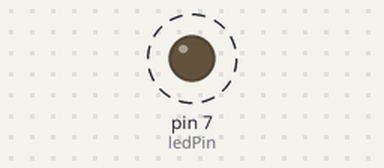
A sketch run on a simulated Arduino Uno, built with avr-gcc and run on an emulated ATmega328P. Parts: output pins drawn as LEDs (lit = HIGH). Dashed ring = blinking. What the sketch prints to the serial monitor is not drawn.

Above: at 0.1 s.
Timing chart, 0 to 3.0 s (numbered marks = the images above):
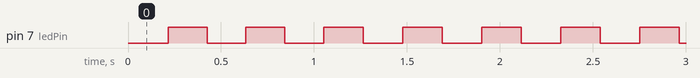

Measured:
- by itself, pin 7 (ledPin): alternates HIGH for 0.20 s and LOW for 0.20 s

The sketch:

tone_generation1.ino
```cpp
int melody[] = {
  100, 200,100, 368, 734,0, 845, 234};

// note durations: 4 = quarter note, 8 = eighth note, etc.:
int noteDurations[] = {
  4, 8, 8, 4,4,4,4,4 };

int ledPin = 7;

long prevMillis = 0;
int interval = 200;
int ledState = LOW;

void setup() {
  Serial.begin(9600);
  pinMode(ledPin, OUTPUT);
}

void loop() {
  // no need to repeat the melody.
  long currMillis = millis();
  Serial.println(currMillis);
  Serial.println(prevMillis);

  if(currMillis - prevMillis > interval){
     prevMillis = currMillis;
     if(ledState == LOW){
        ledState = HIGH;
     } else {
        ledState = LOW;
     }

     digitalWrite(ledPin,ledState);
  }
 // mel();
}

void mel(){
// iterate over the notes of the melody:
  for (int thisNote = 0; thisNote < 8; thisNote++) {

    // to calculate the note duration, take one second
    // divided by the note type.
    //e.g. quarter note = 1000 / 4, eighth note = 1000/8, etc.
    int noteDuration = 1000/noteDurations[thisNote];
    tone(8, melody[thisNote],noteDuration);

    // to distinguish the notes, set a minimum time between them.
    // the note's duration + 30% seems to work well:
    int pauseBetweenNotes = noteDuration * 1.30;
    delay(pauseBetweenNotes);
    // stop the tone playing:
    noTone(8);
  }
}
```
